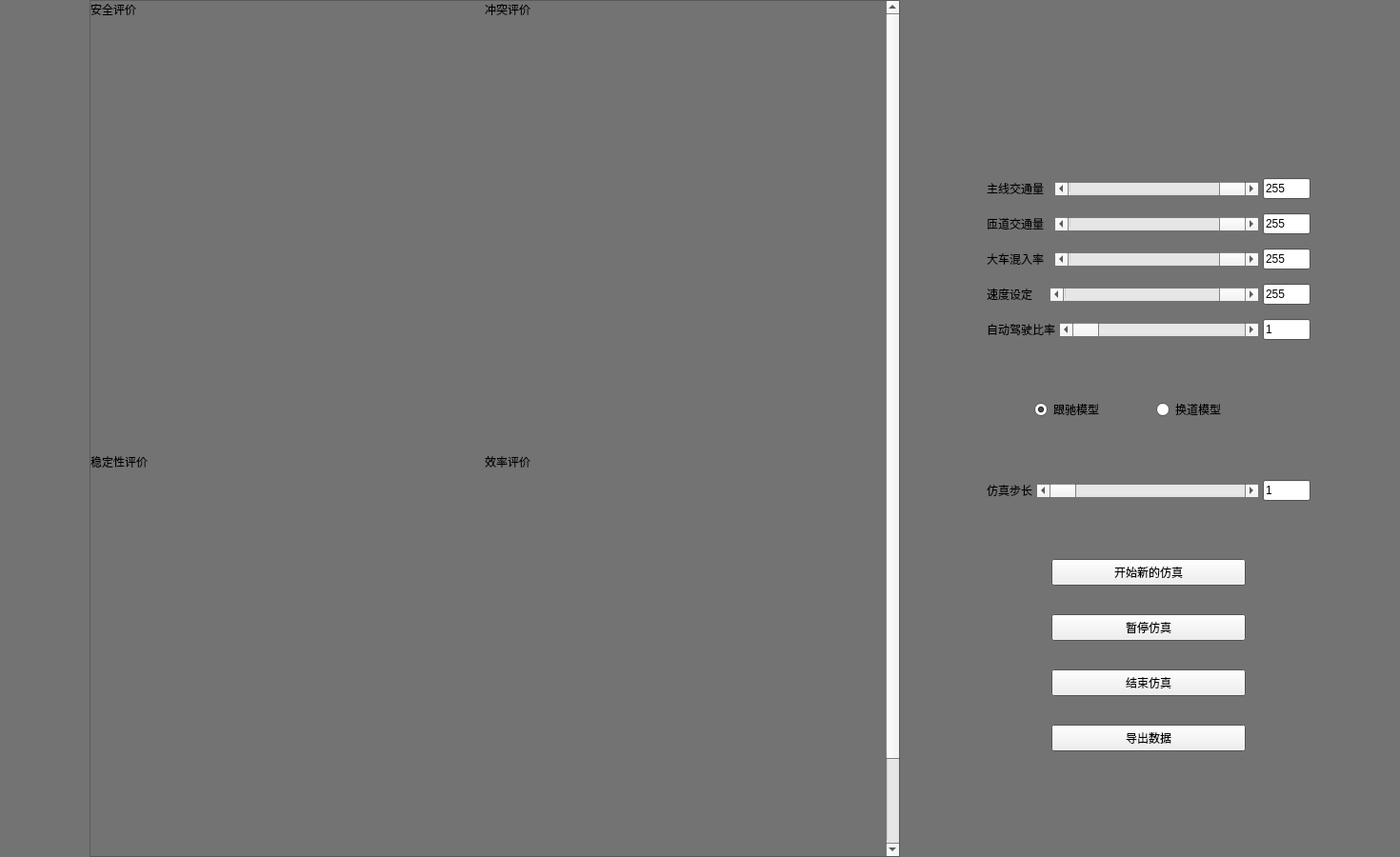
<?xml version="1.0" encoding="UTF-8"?>
<ui version="4.0">
 <class>MainWindow</class>
 <widget class="QMainWindow" name="MainWindow">
  <property name="geometry">
   <rect>
    <x>0</x>
    <y>0</y>
    <width>1470</width>
    <height>900</height>
   </rect>
  </property>
  <property name="palette">
   <palette>
    <active>
     <colorrole role="Base">
      <brush brushstyle="SolidPattern">
       <color alpha="255">
        <red>255</red>
        <green>255</green>
        <blue>255</blue>
       </color>
      </brush>
     </colorrole>
     <colorrole role="Window">
      <brush brushstyle="SolidPattern">
       <color alpha="255">
        <red>115</red>
        <green>115</green>
        <blue>115</blue>
       </color>
      </brush>
     </colorrole>
    </active>
    <inactive>
     <colorrole role="Base">
      <brush brushstyle="SolidPattern">
       <color alpha="255">
        <red>255</red>
        <green>255</green>
        <blue>255</blue>
       </color>
      </brush>
     </colorrole>
     <colorrole role="Window">
      <brush brushstyle="SolidPattern">
       <color alpha="255">
        <red>115</red>
        <green>115</green>
        <blue>115</blue>
       </color>
      </brush>
     </colorrole>
    </inactive>
    <disabled>
     <colorrole role="Base">
      <brush brushstyle="SolidPattern">
       <color alpha="255">
        <red>115</red>
        <green>115</green>
        <blue>115</blue>
       </color>
      </brush>
     </colorrole>
     <colorrole role="Window">
      <brush brushstyle="SolidPattern">
       <color alpha="255">
        <red>115</red>
        <green>115</green>
        <blue>115</blue>
       </color>
      </brush>
     </colorrole>
    </disabled>
   </palette>
  </property>
  <property name="windowTitle">
   <string>控制面板</string>
  </property>
  <widget class="QWidget" name="Main_Layout">
   <layout class="QHBoxLayout" name="horizontalLayout" stretch="1,10,1,4,1">
    <property name="topMargin">
     <number>0</number>
    </property>
    <property name="bottomMargin">
     <number>0</number>
    </property>
    <item>
     <spacer name="horizontalSpacer_3">
      <property name="orientation">
       <enum>Qt::Horizontal</enum>
      </property>
      <property name="sizeHint" stdset="0">
       <size>
        <width>0</width>
        <height>0</height>
       </size>
      </property>
     </spacer>
    </item>
    <item>
     <layout class="QVBoxLayout" name="Image_Layout">
      <property name="spacing">
       <number>0</number>
      </property>
      <item>
       <widget class="QScrollArea" name="scrollArea">
        <property name="widgetResizable">
         <bool>true</bool>
        </property>
        <widget class="QWidget" name="scrollAreaWidgetContents">
         <property name="geometry">
          <rect>
           <x>0</x>
           <y>0</y>
           <width>810</width>
           <height>1000</height>
          </rect>
         </property>
         <property name="minimumSize">
          <size>
           <width>0</width>
           <height>1000</height>
          </size>
         </property>
         <widget class="QWidget" name="gridLayoutWidget">
          <property name="geometry">
           <rect>
            <x>0</x>
            <y>0</y>
            <width>821</width>
            <height>988</height>
           </rect>
          </property>
          <layout class="QGridLayout" name="gridLayout" rowstretch="1,1,0" columnstretch="1,1">
           <item row="1" column="0">
            <layout class="QVBoxLayout" name="verticalLayout_5" stretch="0,1">
             <item>
              <widget class="QLabel" name="label_7">
               <property name="text">
                <string>稳定性评价</string>
               </property>
              </widget>
             </item>
             <item>
              <widget class="QLabel" name="label_8">
               <property name="text">
                <string/>
               </property>
               <property name="pixmap">
                <pixmap>blank.png</pixmap>
               </property>
               <property name="scaledContents">
                <bool>true</bool>
               </property>
              </widget>
             </item>
            </layout>
           </item>
           <item row="1" column="1">
            <layout class="QVBoxLayout" name="verticalLayout" stretch="0,1">
             <item>
              <widget class="QLabel" name="label_2">
               <property name="text">
                <string>效率评价</string>
               </property>
              </widget>
             </item>
             <item>
              <widget class="QLabel" name="label">
               <property name="text">
                <string/>
               </property>
               <property name="pixmap">
                <pixmap>blank.png</pixmap>
               </property>
               <property name="scaledContents">
                <bool>true</bool>
               </property>
              </widget>
             </item>
            </layout>
           </item>
           <item row="2" column="0">
            <layout class="QVBoxLayout" name="verticalLayout_12" stretch="0,1">
             <item>
              <widget class="QLabel" name="label_14">
               <property name="text">
                <string>综合评价</string>
               </property>
              </widget>
             </item>
             <item>
              <widget class="QLabel" name="label_13">
               <property name="text">
                <string/>
               </property>
               <property name="pixmap">
                <pixmap>blank.png</pixmap>
               </property>
               <property name="scaledContents">
                <bool>true</bool>
               </property>
              </widget>
             </item>
            </layout>
           </item>
           <item row="2" column="1">
            <layout class="QVBoxLayout" name="verticalLayout_13" stretch="0,1">
             <item>
              <widget class="QLabel" name="label_15">
               <property name="text">
                <string>服务水平</string>
               </property>
              </widget>
             </item>
             <item>
              <widget class="QLabel" name="label_16">
               <property name="text">
                <string/>
               </property>
               <property name="pixmap">
                <pixmap>blank.png</pixmap>
               </property>
               <property name="scaledContents">
                <bool>true</bool>
               </property>
              </widget>
             </item>
            </layout>
           </item>
           <item row="0" column="1">
            <layout class="QVBoxLayout" name="verticalLayout_15" stretch="0,1">
             <item>
              <widget class="QLabel" name="label_19">
               <property name="text">
                <string>冲突评价</string>
               </property>
              </widget>
             </item>
             <item>
              <widget class="QLabel" name="label_20">
               <property name="text">
                <string/>
               </property>
               <property name="pixmap">
                <pixmap>blank.png</pixmap>
               </property>
               <property name="scaledContents">
                <bool>true</bool>
               </property>
              </widget>
             </item>
            </layout>
           </item>
           <item row="0" column="0">
            <layout class="QVBoxLayout" name="verticalLayout_14" stretch="0,1">
             <item>
              <widget class="QLabel" name="label_17">
               <property name="text">
                <string>安全评价</string>
               </property>
              </widget>
             </item>
             <item>
              <widget class="QLabel" name="label_18">
               <property name="text">
                <string/>
               </property>
               <property name="pixmap">
                <pixmap>blank.png</pixmap>
               </property>
               <property name="scaledContents">
                <bool>true</bool>
               </property>
              </widget>
             </item>
            </layout>
           </item>
          </layout>
         </widget>
        </widget>
       </widget>
      </item>
     </layout>
    </item>
    <item>
     <spacer name="horizontalSpacer_4">
      <property name="orientation">
       <enum>Qt::Horizontal</enum>
      </property>
      <property name="sizeHint" stdset="0">
       <size>
        <width>0</width>
        <height>0</height>
       </size>
      </property>
     </spacer>
    </item>
    <item>
     <layout class="QVBoxLayout" name="Control_Panel_Layout" stretch="2,0,1,0,1,0,1,0,1,0,2">
      <item>
       <spacer name="verticalSpacer_3">
        <property name="orientation">
         <enum>Qt::Vertical</enum>
        </property>
        <property name="sizeHint" stdset="0">
         <size>
          <width>0</width>
          <height>0</height>
         </size>
        </property>
       </spacer>
      </item>
      <item>
       <widget class="QLabel" name="Working_Status_Label">
        <property name="text">
         <string/>
        </property>
        <property name="textFormat">
         <enum>Qt::PlainText</enum>
        </property>
        <property name="alignment">
         <set>Qt::AlignCenter</set>
        </property>
       </widget>
      </item>
      <item>
       <spacer name="verticalSpacer_5">
        <property name="orientation">
         <enum>Qt::Vertical</enum>
        </property>
        <property name="sizeHint" stdset="0">
         <size>
          <width>20</width>
          <height>40</height>
         </size>
        </property>
       </spacer>
      </item>
      <item>
       <layout class="QHBoxLayout" name="Color_Layout" stretch="1">
        <property name="spacing">
         <number>12</number>
        </property>
        <item>
         <layout class="QVBoxLayout" name="Color_Setting_Layout">
          <property name="spacing">
           <number>15</number>
          </property>
          <item>
           <layout class="QHBoxLayout" name="R_Layout">
            <property name="spacing">
             <number>5</number>
            </property>
            <item>
             <widget class="QLabel" name="R_Lable">
              <property name="sizePolicy">
               <sizepolicy hsizetype="Expanding" vsizetype="Fixed">
                <horstretch>0</horstretch>
                <verstretch>0</verstretch>
               </sizepolicy>
              </property>
              <property name="text">
               <string>主线交通量  </string>
              </property>
             </widget>
            </item>
            <item>
             <widget class="QScrollBar" name="R_Scrollbar">
              <property name="sizePolicy">
               <sizepolicy hsizetype="Expanding" vsizetype="Fixed">
                <horstretch>8</horstretch>
                <verstretch>0</verstretch>
               </sizepolicy>
              </property>
              <property name="maximum">
               <number>255</number>
              </property>
              <property name="value">
               <number>255</number>
              </property>
              <property name="orientation">
               <enum>Qt::Horizontal</enum>
              </property>
             </widget>
            </item>
            <item>
             <widget class="QLineEdit" name="R_Value">
              <property name="sizePolicy">
               <sizepolicy hsizetype="Expanding" vsizetype="Fixed">
                <horstretch>1</horstretch>
                <verstretch>0</verstretch>
               </sizepolicy>
              </property>
              <property name="minimumSize">
               <size>
                <width>50</width>
                <height>0</height>
               </size>
              </property>
              <property name="text">
               <string>255</string>
              </property>
             </widget>
            </item>
           </layout>
          </item>
          <item>
           <layout class="QHBoxLayout" name="G_Layout">
            <property name="spacing">
             <number>5</number>
            </property>
            <item>
             <widget class="QLabel" name="G_Lable">
              <property name="sizePolicy">
               <sizepolicy hsizetype="Expanding" vsizetype="Fixed">
                <horstretch>0</horstretch>
                <verstretch>0</verstretch>
               </sizepolicy>
              </property>
              <property name="text">
               <string>匝道交通量  </string>
              </property>
             </widget>
            </item>
            <item>
             <widget class="QScrollBar" name="G_Scrollbar">
              <property name="sizePolicy">
               <sizepolicy hsizetype="Expanding" vsizetype="Fixed">
                <horstretch>8</horstretch>
                <verstretch>0</verstretch>
               </sizepolicy>
              </property>
              <property name="maximum">
               <number>255</number>
              </property>
              <property name="value">
               <number>255</number>
              </property>
              <property name="orientation">
               <enum>Qt::Horizontal</enum>
              </property>
             </widget>
            </item>
            <item>
             <widget class="QLineEdit" name="G_Value">
              <property name="sizePolicy">
               <sizepolicy hsizetype="Expanding" vsizetype="Fixed">
                <horstretch>1</horstretch>
                <verstretch>0</verstretch>
               </sizepolicy>
              </property>
              <property name="minimumSize">
               <size>
                <width>50</width>
                <height>0</height>
               </size>
              </property>
              <property name="text">
               <string>255</string>
              </property>
             </widget>
            </item>
           </layout>
          </item>
          <item>
           <layout class="QHBoxLayout" name="B_Layout">
            <property name="spacing">
             <number>5</number>
            </property>
            <item>
             <widget class="QLabel" name="B_Lable">
              <property name="sizePolicy">
               <sizepolicy hsizetype="Expanding" vsizetype="Fixed">
                <horstretch>0</horstretch>
                <verstretch>0</verstretch>
               </sizepolicy>
              </property>
              <property name="text">
               <string>大车混入率  </string>
              </property>
             </widget>
            </item>
            <item>
             <widget class="QScrollBar" name="B_Scrollbar">
              <property name="sizePolicy">
               <sizepolicy hsizetype="Expanding" vsizetype="Fixed">
                <horstretch>8</horstretch>
                <verstretch>0</verstretch>
               </sizepolicy>
              </property>
              <property name="maximum">
               <number>255</number>
              </property>
              <property name="value">
               <number>255</number>
              </property>
              <property name="orientation">
               <enum>Qt::Horizontal</enum>
              </property>
             </widget>
            </item>
            <item>
             <widget class="QLineEdit" name="B_Value">
              <property name="sizePolicy">
               <sizepolicy hsizetype="Expanding" vsizetype="Fixed">
                <horstretch>1</horstretch>
                <verstretch>0</verstretch>
               </sizepolicy>
              </property>
              <property name="minimumSize">
               <size>
                <width>50</width>
                <height>0</height>
               </size>
              </property>
              <property name="text">
               <string>255</string>
              </property>
             </widget>
            </item>
           </layout>
          </item>
          <item>
           <layout class="QHBoxLayout" name="A_Layout">
            <property name="spacing">
             <number>5</number>
            </property>
            <item>
             <widget class="QLabel" name="A_Lable">
              <property name="sizePolicy">
               <sizepolicy hsizetype="Expanding" vsizetype="Fixed">
                <horstretch>0</horstretch>
                <verstretch>0</verstretch>
               </sizepolicy>
              </property>
              <property name="text">
               <string>速度设定    </string>
              </property>
             </widget>
            </item>
            <item>
             <widget class="QScrollBar" name="A_Scrollbar">
              <property name="sizePolicy">
               <sizepolicy hsizetype="Expanding" vsizetype="Fixed">
                <horstretch>8</horstretch>
                <verstretch>0</verstretch>
               </sizepolicy>
              </property>
              <property name="maximum">
               <number>255</number>
              </property>
              <property name="value">
               <number>255</number>
              </property>
              <property name="orientation">
               <enum>Qt::Horizontal</enum>
              </property>
             </widget>
            </item>
            <item>
             <widget class="QLineEdit" name="A_Value">
              <property name="sizePolicy">
               <sizepolicy hsizetype="Expanding" vsizetype="Fixed">
                <horstretch>1</horstretch>
                <verstretch>0</verstretch>
               </sizepolicy>
              </property>
              <property name="minimumSize">
               <size>
                <width>50</width>
                <height>0</height>
               </size>
              </property>
              <property name="text">
               <string>255</string>
              </property>
             </widget>
            </item>
           </layout>
          </item>
          <item>
           <layout class="QHBoxLayout" name="S_Layout">
            <property name="spacing">
             <number>5</number>
            </property>
            <property name="leftMargin">
             <number>0</number>
            </property>
            <property name="rightMargin">
             <number>0</number>
            </property>
            <item>
             <widget class="QLabel" name="S_Lable">
              <property name="sizePolicy">
               <sizepolicy hsizetype="Expanding" vsizetype="Fixed">
                <horstretch>0</horstretch>
                <verstretch>0</verstretch>
               </sizepolicy>
              </property>
              <property name="text">
               <string>自动驾驶比率</string>
              </property>
             </widget>
            </item>
            <item>
             <widget class="QScrollBar" name="S_Scrollbar">
              <property name="sizePolicy">
               <sizepolicy hsizetype="Expanding" vsizetype="Fixed">
                <horstretch>8</horstretch>
                <verstretch>0</verstretch>
               </sizepolicy>
              </property>
              <property name="minimum">
               <number>1</number>
              </property>
              <property name="maximum">
               <number>255</number>
              </property>
              <property name="value">
               <number>1</number>
              </property>
              <property name="orientation">
               <enum>Qt::Horizontal</enum>
              </property>
             </widget>
            </item>
            <item>
             <widget class="QLineEdit" name="S_Value">
              <property name="sizePolicy">
               <sizepolicy hsizetype="Expanding" vsizetype="Fixed">
                <horstretch>1</horstretch>
                <verstretch>0</verstretch>
               </sizepolicy>
              </property>
              <property name="minimumSize">
               <size>
                <width>50</width>
                <height>0</height>
               </size>
              </property>
              <property name="text">
               <string>1</string>
              </property>
             </widget>
            </item>
           </layout>
          </item>
         </layout>
        </item>
       </layout>
      </item>
      <item>
       <spacer name="verticalSpacer">
        <property name="orientation">
         <enum>Qt::Vertical</enum>
        </property>
        <property name="sizeHint" stdset="0">
         <size>
          <width>0</width>
          <height>0</height>
         </size>
        </property>
       </spacer>
      </item>
      <item>
       <layout class="QHBoxLayout" name="RBotton_Layout">
        <property name="leftMargin">
         <number>10</number>
        </property>
        <item>
         <spacer name="horizontalSpacer_6">
          <property name="orientation">
           <enum>Qt::Horizontal</enum>
          </property>
          <property name="sizeHint" stdset="0">
           <size>
            <width>40</width>
            <height>20</height>
           </size>
          </property>
         </spacer>
        </item>
        <item>
         <widget class="QRadioButton" name="Cutout_RadioB">
          <property name="sizePolicy">
           <sizepolicy hsizetype="Expanding" vsizetype="Fixed">
            <horstretch>1</horstretch>
            <verstretch>0</verstretch>
           </sizepolicy>
          </property>
          <property name="focusPolicy">
           <enum>Qt::NoFocus</enum>
          </property>
          <property name="text">
           <string>跟驰模型</string>
          </property>
          <property name="shortcut">
           <string>1</string>
          </property>
          <property name="checked">
           <bool>true</bool>
          </property>
         </widget>
        </item>
        <item>
         <widget class="QRadioButton" name="PickColor_RadioB">
          <property name="sizePolicy">
           <sizepolicy hsizetype="Expanding" vsizetype="Fixed">
            <horstretch>1</horstretch>
            <verstretch>0</verstretch>
           </sizepolicy>
          </property>
          <property name="focusPolicy">
           <enum>Qt::NoFocus</enum>
          </property>
          <property name="text">
           <string>换道模型</string>
          </property>
          <property name="shortcut">
           <string>2</string>
          </property>
         </widget>
        </item>
        <item>
         <spacer name="horizontalSpacer_7">
          <property name="orientation">
           <enum>Qt::Horizontal</enum>
          </property>
          <property name="sizeHint" stdset="0">
           <size>
            <width>40</width>
            <height>20</height>
           </size>
          </property>
         </spacer>
        </item>
       </layout>
      </item>
      <item>
       <spacer name="verticalSpacer_4">
        <property name="orientation">
         <enum>Qt::Vertical</enum>
        </property>
        <property name="sizeHint" stdset="0">
         <size>
          <width>0</width>
          <height>0</height>
         </size>
        </property>
       </spacer>
      </item>
      <item>
       <layout class="QHBoxLayout" name="S_Layout_3">
        <property name="spacing">
         <number>5</number>
        </property>
        <property name="leftMargin">
         <number>0</number>
        </property>
        <property name="rightMargin">
         <number>0</number>
        </property>
        <item>
         <widget class="QLabel" name="S_Lable_3">
          <property name="sizePolicy">
           <sizepolicy hsizetype="Expanding" vsizetype="Fixed">
            <horstretch>0</horstretch>
            <verstretch>0</verstretch>
           </sizepolicy>
          </property>
          <property name="text">
           <string>仿真步长</string>
          </property>
         </widget>
        </item>
        <item>
         <widget class="QScrollBar" name="S_Scrollbar_3">
          <property name="sizePolicy">
           <sizepolicy hsizetype="Expanding" vsizetype="Fixed">
            <horstretch>8</horstretch>
            <verstretch>0</verstretch>
           </sizepolicy>
          </property>
          <property name="minimum">
           <number>1</number>
          </property>
          <property name="maximum">
           <number>255</number>
          </property>
          <property name="value">
           <number>1</number>
          </property>
          <property name="orientation">
           <enum>Qt::Horizontal</enum>
          </property>
         </widget>
        </item>
        <item>
         <widget class="QLineEdit" name="S_Value_3">
          <property name="sizePolicy">
           <sizepolicy hsizetype="Expanding" vsizetype="Fixed">
            <horstretch>1</horstretch>
            <verstretch>0</verstretch>
           </sizepolicy>
          </property>
          <property name="minimumSize">
           <size>
            <width>50</width>
            <height>0</height>
           </size>
          </property>
          <property name="text">
           <string>1</string>
          </property>
         </widget>
        </item>
       </layout>
      </item>
      <item>
       <spacer name="verticalSpacer_6">
        <property name="orientation">
         <enum>Qt::Vertical</enum>
        </property>
        <property name="sizeHint" stdset="0">
         <size>
          <width>20</width>
          <height>40</height>
         </size>
        </property>
       </spacer>
      </item>
      <item>
       <layout class="QHBoxLayout" name="Botton_Layout_2" stretch="1,3,1">
        <item>
         <spacer name="horizontalSpacer">
          <property name="orientation">
           <enum>Qt::Horizontal</enum>
          </property>
          <property name="sizeHint" stdset="0">
           <size>
            <width>0</width>
            <height>0</height>
           </size>
          </property>
         </spacer>
        </item>
        <item>
         <layout class="QVBoxLayout" name="Botton_Layout" stretch="0">
          <property name="spacing">
           <number>20</number>
          </property>
          <item>
           <layout class="QVBoxLayout" name="PBotton_Layout">
            <property name="spacing">
             <number>30</number>
            </property>
            <item>
             <widget class="QPushButton" name="WorkDir_Button">
              <property name="sizePolicy">
               <sizepolicy hsizetype="Expanding" vsizetype="Maximum">
                <horstretch>0</horstretch>
                <verstretch>0</verstretch>
               </sizepolicy>
              </property>
              <property name="minimumSize">
               <size>
                <width>0</width>
                <height>28</height>
               </size>
              </property>
              <property name="text">
               <string>开始新的仿真</string>
              </property>
             </widget>
            </item>
            <item>
             <widget class="QPushButton" name="Change_Background_Button_2">
              <property name="sizePolicy">
               <sizepolicy hsizetype="Expanding" vsizetype="Maximum">
                <horstretch>0</horstretch>
                <verstretch>0</verstretch>
               </sizepolicy>
              </property>
              <property name="minimumSize">
               <size>
                <width>0</width>
                <height>28</height>
               </size>
              </property>
              <property name="text">
               <string>暂停仿真</string>
              </property>
             </widget>
            </item>
            <item>
             <widget class="QPushButton" name="Change_Background_Button">
              <property name="sizePolicy">
               <sizepolicy hsizetype="Expanding" vsizetype="Maximum">
                <horstretch>0</horstretch>
                <verstretch>0</verstretch>
               </sizepolicy>
              </property>
              <property name="minimumSize">
               <size>
                <width>0</width>
                <height>28</height>
               </size>
              </property>
              <property name="text">
               <string>结束仿真</string>
              </property>
             </widget>
            </item>
            <item>
             <widget class="QPushButton" name="Previous_Button">
              <property name="sizePolicy">
               <sizepolicy hsizetype="Expanding" vsizetype="Maximum">
                <horstretch>0</horstretch>
                <verstretch>0</verstretch>
               </sizepolicy>
              </property>
              <property name="minimumSize">
               <size>
                <width>0</width>
                <height>28</height>
               </size>
              </property>
              <property name="text">
               <string>导出数据</string>
              </property>
             </widget>
            </item>
           </layout>
          </item>
         </layout>
        </item>
        <item>
         <spacer name="horizontalSpacer_2">
          <property name="orientation">
           <enum>Qt::Horizontal</enum>
          </property>
          <property name="sizeHint" stdset="0">
           <size>
            <width>0</width>
            <height>0</height>
           </size>
          </property>
         </spacer>
        </item>
       </layout>
      </item>
      <item>
       <spacer name="verticalSpacer_2">
        <property name="orientation">
         <enum>Qt::Vertical</enum>
        </property>
        <property name="sizeHint" stdset="0">
         <size>
          <width>0</width>
          <height>0</height>
         </size>
        </property>
       </spacer>
      </item>
     </layout>
    </item>
    <item>
     <spacer name="horizontalSpacer_5">
      <property name="orientation">
       <enum>Qt::Horizontal</enum>
      </property>
      <property name="sizeHint" stdset="0">
       <size>
        <width>0</width>
        <height>0</height>
       </size>
      </property>
     </spacer>
    </item>
   </layout>
  </widget>
 </widget>
 <resources/>
 <connections/>
</ui>
